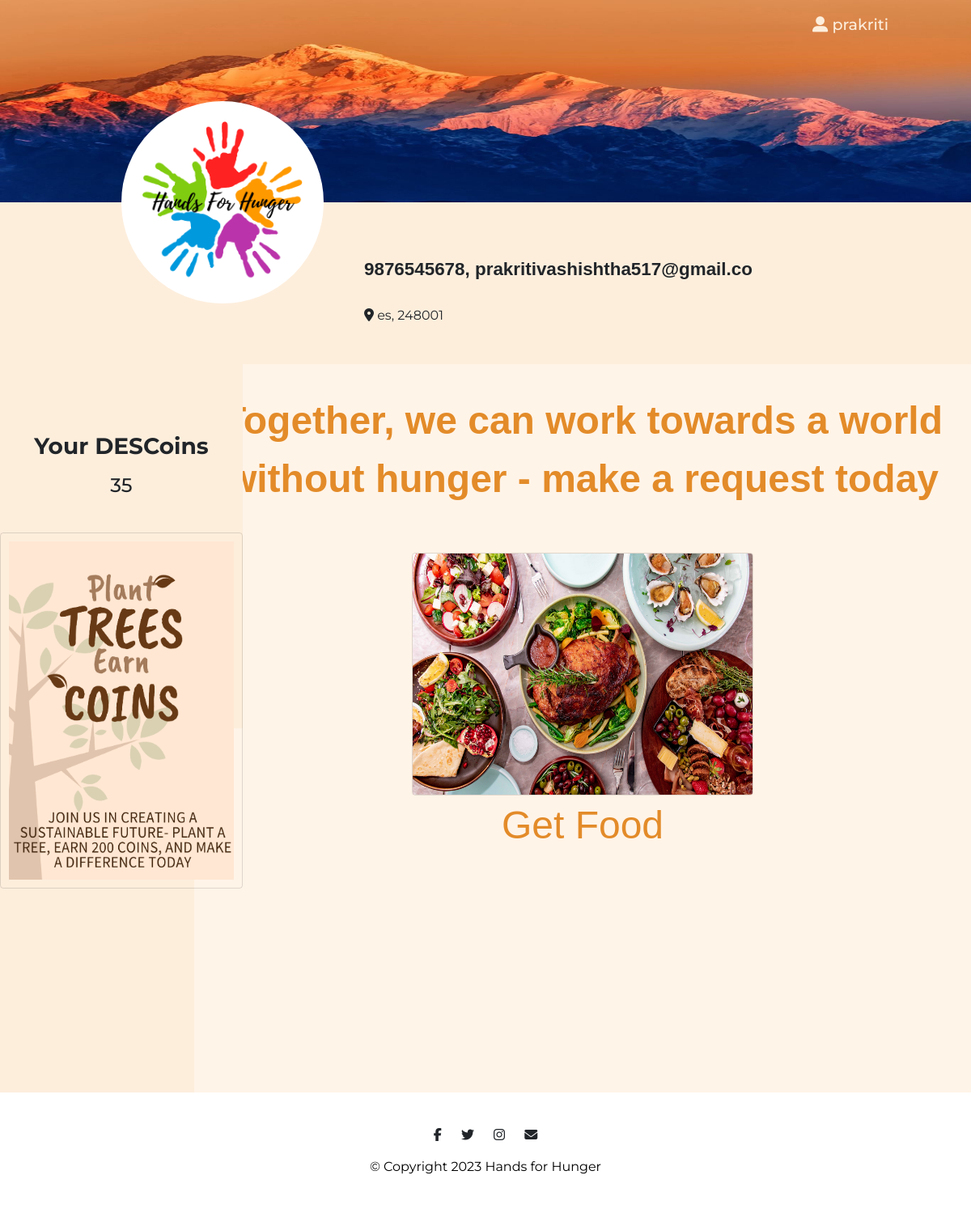
The page /ngo_home/ (signed in) on the database as committed earlier.
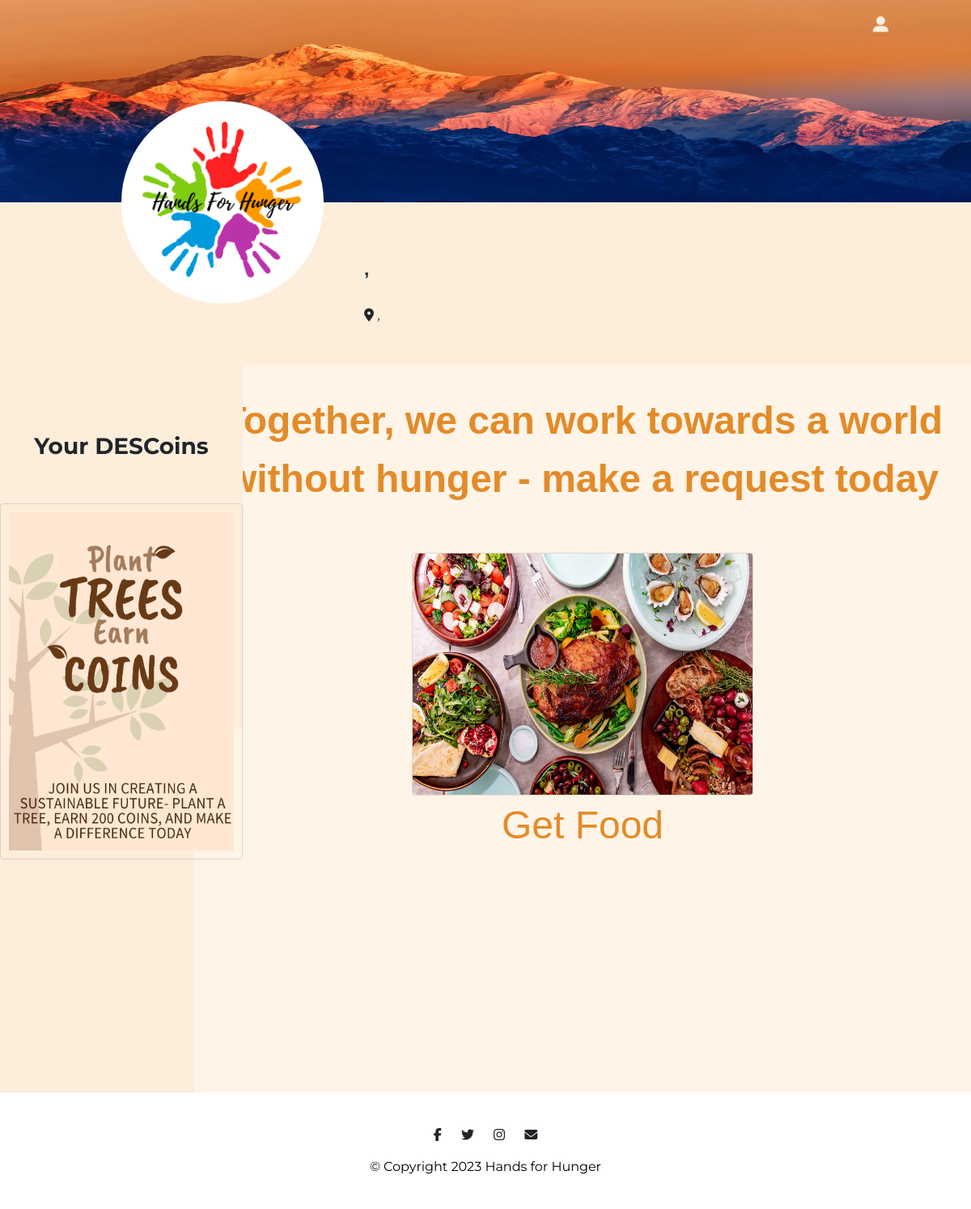
The same page on the database as committed later.
### inventory/models.py (models this page shows, shortened)
class donor(AbstractUser):
    donor_name = models.CharField(max_length=255)
    email = models.EmailField(max_length=55)
    phone_no = models.CharField(max_length=17)
    points = models.PositiveBigIntegerField(default=0)
    longitude = models.DecimalField(decimal_places=10,max_digits=15,default=0.000)
    latitude = models.DecimalField(decimal_places=10,max_digits=15,default=0.000)
    pincode = models.ForeignKey(pincode, on_delete=models.CASCADE,null=True)
    is_ngo = models.BooleanField(default=False)
    groups = models.ManyToManyField(Group, related_name='donor_groups')
    user_permissions = models.ManyToManyField(
        Permission,
        related_name='donor_user_permissions',
    )
    objects = DonorManager()

class pincode(models.Model):
    code = models.IntegerField(default=248001)
    city = models.CharField(max_length=250,default="es")
    state= models.CharField(max_length=250,default="qw")

### auth1/views.py (the view)
# urls.py: path("ngo_home/", views.ngo_home.as_view(), name="ngo_home"),
class ngo_home(TemplateView):
    template_name = "n_h.html"
    def get_context_data(self, **kwargs):
        context = super().get_context_data(**kwargs)
        context["title"] = "HandsForHunger | Home"
        return context

### auth1/templates/n_h.html (shortened to what this page needs)
{% load static %}
<!DOCTYPE html>
<html>
<head>
  <link rel="stylesheet" href="https://cdn.jsdelivr.net/npm/bootstrap@4.6.2/dist/css/bootstrap.min.css">
  <link rel="stylesheet" href="{% static 'css/styles1.css' %}">
</head>
<body>
    <section id="title-img">
        <div class="title row row-2">
            <div class="parent col-lg-12">
                <div class="inside container-fluid">
                    <nav class="navbar navbar-expand-lg navbar-dark">
                      <div class="collapse navbar-collapse" id="navbarSupportedContent">
                          <ul class="navbar-nav ml-auto">
                              <li class="nav-item">
                                <div class="dropdown">
                                    <button class="nav-link dropbtn"><i class='fas fa-user-alt'></i> {{ user.username }}</button>
                                </div>
                              </li>
                          </ul>
                      </div>
                    </nav>
                  </div>
                <img class="image1 title-image" height="250px" src="\static/images\mountain.jpeg" alt="mountain-mockup">
                <img class="image2" id="pp" src="\static/images/Hands For Hunger.png" alt="Profile pic">
                <h3 class="prof">{{ user.phone_no}}, {{ user.email}}</h3>
                <h4 class="addr"><i class='fas fa-map-marker-alt'></i>   {{ user.pincode.city }}, {{ user.pincode.code }}</h4>
            </div>
        </div>
    </section>
    <section id="middle">
        <div class="mid float-container">
            <div class="float-child-1">
                <div class="data">
                    <div class="ach top-ach">
                        <h3>Your DESCoins</h3>
                        <h4>{{user.points}}</h4>
                        <br>
                        <img class="card" src="\static\images\Plants.png" alt="food" style="width:300px;height:440px;padding: 10px;">
                    </div>
                </div>
            </div>
            <div class="float-child-2">
                <div class="tab">
                    <button class="tablinks active" onclick="openopt(event, 'Donation Request')"></button>
                </div>
                <div id="Donation Request" class="tabcontent active">
                    <div class="container-right row row-1">
                        <h1 class="qn">Together, we can work towards a world without hunger - make a request today</h1>
                        <div class="column">
                            <a href="{% url 'donations_list' %}">
                            <img class="card single_card" src="\static/images/ca1.png" alt="food" style="width:50%; margin-left: 25%; margin-right: 25%;">
                            <div class="imgb">
                                <button class="imgButton1">Get Food</button>
                            </div>
                        </a>
                        </div>
                    </div>
                </div>
            </div>
        </div>
    </section>
  <footer class="white-section" id="footer">
    <div class="container-fluid-1">
      <i class="social-icon fab fa-facebook-f"></i>
      <i class="social-icon fab fa-twitter"></i>
      <i class="social-icon fab fa-instagram"></i>
      <i class="social-icon fas fa-envelope"></i>
      <p>© Copyright 2023 Hands for Hunger</p>
    </div>
  </footer>
</body>
</html>

### auth1/static/css/styles1.css (style rules this page uses)
body { font-family: 'Montserrat' , sans-serif; }
.container-fluid { padding: 2% 5% 2%; }
h1 { font-family: 'Montserrat', sans-serif; font-weight: 900; font-size: 3.5rem; line-height: 1.5; }
h3 { font-family: 'Montserrat' , sans-serif; font-weight: 700; text-align: center; padding-bottom: 3%; padding-top: 7%; }
p { color: #000; }
#title-img { width: 100%; }
.title-image { position: relative; background-size: cover; background-position: center; width: 100%; z-index: 0; }
.inside { position: absolute; z-index: 1; }
.inside .dropbtn { background-color: transparent; }
.container-fluid { padding: 0% 5% 0%; }
.title { width: auto; background-color: #FDEEDC; height: 450px; }
#pp { border-radius: 50%; background-color: #fff; object-fit: scale-down; object-position: center; border: 6px solid #fff; }
.parent { position: relative; top: 0; left: 0; }
.image1 { position: relative; top: 0; left: 0; }
.image2 { width: 250px; object-fit: scale-down; position: absolute; top: 125px; left: 150px; border: 1px solid #fff; }
.prof { font-weight: 600; font-size: 1.4rem; font-family: Arial, Helvetica, sans-serif; position: absolute; top: 236px; left: 450px; }
.addr { font-weight: 400; font-size: 1rem; position: absolute; top: 380px; left: 450px; }
.row { margin-left: 0%; margin-right: 0%; }
.col-lg-12 { padding-left: 0%; padding-right: 0%; }
.float-container { padding: 0; }
.float-child-1 { height: 900px; background-color: #FDEEDC; width: 20%; float: left; padding: 0; }
.float-child-2 { height: 900px; background-color: #FFF4E8; width: 80%; float: left; padding: 0; }
.mid { background-color: #FFF4E8; height: 900px; }
.data { position: absolute; background-color: #FDEEDC; width: 300px; height: 450px; text-align: center; }
.ach { padding-top: 1rem; padding-bottom: 1rem; font-size: 1.5rem; }
h4 { font-size: 1.5rem; }
.top-ach { padding-top: 4rem; }
.qn { color: #E38B29; text-align: center; font-size: 3rem; font-weight: 900; font-family: Arial, Helvetica, sans-serif; }
.column { flex: 33.33%; padding: 5%; padding-bottom: 0%; }
.card { height: 300px; width: 150px; background: transparent; background-image: none; }
.imgb { text-align: center; }
.imgButton1 { outline: none; border: none; text-align: center; color: #E38B29; border: none; font-family: Arial, Helvetica, sans-serif; font-weight: 500; font-size: 3rem; background-color: transparent; }
.dropbtn { color: white; padding-top: 8px; font-size: 16px; border: none; }
.dropdown { position: relative; display: inline-block; }
.tab { overflow: hidden; display: flex; justify-content: space-between; background-color: #FDEEDC; text-align: center; }
.tab button { flex: 1; text-align: center; background-color: inherit; float: left; border: none; outline: none; cursor: pointer; padding: 14px 16px; transition: 0.3s; font-size: 17px; }
.tab button.active { background-color: #FFF4E8; }
.tabcontent { display: none; padding: 6px 12px; border-top: none; }
.nav-item { padding: 0 18px; }
.nav-link { font-family: 'Montserrat'; font-weight: 500; -webkit-text-fill-color: #FDEEDC; font-size: 1.2rem; }
#footer { text-align: center; background-color: #fff; }
.container-fluid-1 { padding: 2% 5% 2%; }
.social-icon { margin: 20px 10px; }

Rows that differ between the two databases and show on the page:
no longer on this page (row edited): donor: username "prakriti", phone_no "9876545678", email "prakritivashishtha517@gmail.co", pincode.city "es", pincode.code "248001", points "35"
